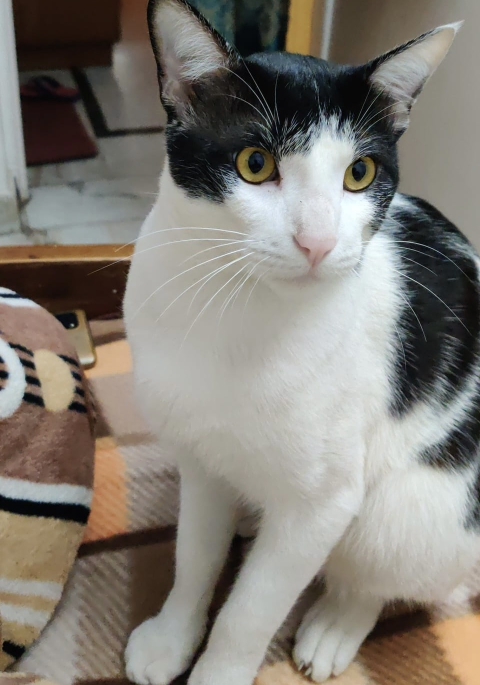
%> input picture HW_04_Divyank_Kulshrestha_DIR/IMG_3603.jpeg, 960 x 1370 px (shown at 1/2 size)
$ octave --eval "HW_04_Divyank_Kulshrestha;"   (GNU Octave 9; MATLAB toolbox functions it lacks are replaced by stand-ins)
%> lines starting %> are read from the running program, lines starting %| are printed output that depends on the picture
function HW_04_Divyank_Kulshrestha()
% Part - A: resizing the image
    im_orig     = im2double(imread('IMG_3603.jpeg'));
    im          = imresize( im_orig, [400 300]);
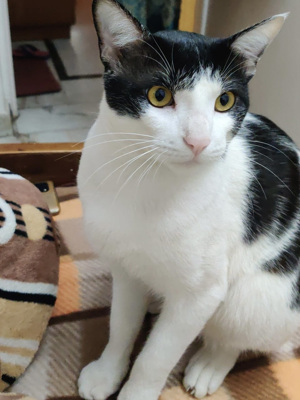
%> im: size 400x300x3 double; mean R, G, B 0.512, 0.493, 0.463; drawn with min black and max white

% Part - B: using Kmeans to cartoonize the image
    dst_wts =  1/5 ;
    dims        = size( im );
%> dims = [400 300 3]

    % xs and ys unused; affecting the resulting negatively
    [xs, ys]     = meshgrid( 1:dims(2), 1:dims(1) );

    reds        = im(:,:,1);
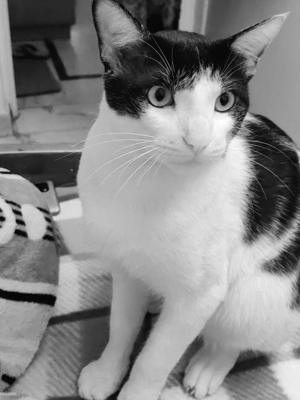
%> reds: size 400x300 double; min -0.0102, max 0.976, mean 0.512; drawn with min black and max white
    grns        = im(:,:,2);
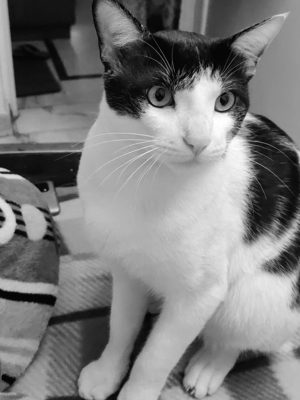
%> grns: size 400x300 double; min 0.000547, max 1, mean 0.493; drawn with min black and max white
    blus        = im(:,:,3);
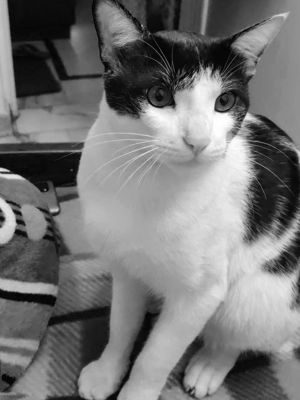
%> blus: size 400x300 double; min -0.000845, max 1, mean 0.463; drawn with min black and max white

    for wt = dst_wts
        for k = 10
            attributes  = [double(reds(:)), double(grns(:)), double(blus(:))];

            tic;
            [cluster_id, centroids]  = kmeans( attributes, k, 'Replicate', 3, "MaxIter", 250);
            toc;
            im_new = reshape( cluster_id, dims(1), dims(2) );
            figure;
            imagesc( im_new );
            colormap(centroids(:, 1:3));
            axis image;
            title( sprintf('k = %d,  distance wt = %8.5f ', k, wt), 'FontSize', 24 );
            colorbar;
            drawnow;
         end
    end

% Part - C: finding the significant edges
    im_gray = im2gray(im);
    im_edge = edge(im_gray, "canny");
    im_edge = 1 - im_edge;
    figure;
    imagesc(im_edge);
    colormap(centroids(:, 1:3));
    axis image;

% Part - D: combining part B and part C
    im_edge = imfuse(label2rgb(im_new, centroids(:, 1:3)), im_edge, "blend");
    im_edge = histeq(im_edge);
    figure;
    imagesc(im_edge);
    colormap(centroids(:, 1:3));
    axis image;

end
%> (the run ends here)
